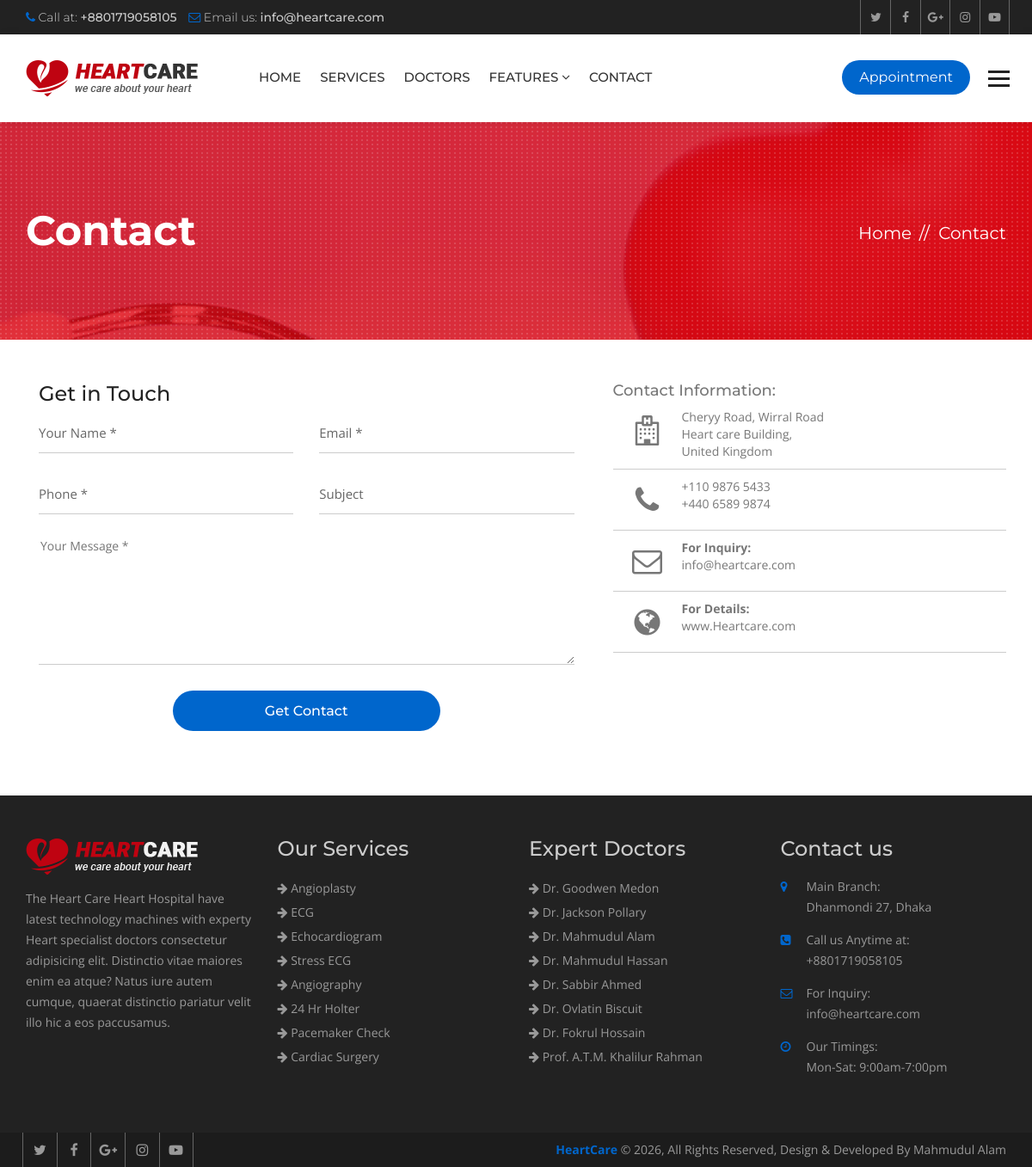
Page /contact/ on the committed database.
### hospital/models.py (models this page shows, shortened)
class Service(models.Model):
    title = models.CharField(max_length=120)
    description = models.TextField()
    items = models.ManyToManyField(to='Item',)
    thumbnail = models.ImageField(upload_to='services/')
    cover = models.ImageField(upload_to='services/')
    image1 = models.ImageField(upload_to='services/', blank=True, null=True)
    image2 = models.ImageField(upload_to='services/', blank=True, null=True)

class Doctor(models.Model):
    name = models.CharField(max_length=120)
    speciality = models.CharField(max_length=120)
    picture = models.ImageField(upload_to="doctors/")
    details = models.TextField()
    experience = models.TextField()
    expertize = models.ManyToManyField(to='Expertize', related_name='doctors')
    twitter = models.CharField(max_length=120, blank=True, null=True)
    facebook = models.CharField(max_length=120, blank=True, null=True)
    instagram = models.CharField(max_length=120, blank=True, null=True)

### hospital/views.py (the view, shortened to what this page needs)
# urls.py: path('contact/', views.ContactView.as_view(), name="contact")
class ContactView(TemplateView):
    template_name = "hospital/contact.html"

### hospital/context_processors.py (called while the page is built)
def footer_content(request):
    services = Service.objects.all()
    doctors = Doctor.objects.all()
    context = {
        'services': services,
        'doctors': doctors
    }
    return context

### templates/hospital/contact.html (shortened to what this page needs)
{% extends 'base.html' %}
{% block maincontent %}
<div class="inner-banner">
  <div class="container">
    <div class="row">
      <div class="col-md-7">
        <h1>Contact</h1>
      </div>
      <div class="col-md-5">
        <ol class="breadcrumb">
          <li><a href="{% url 'index' %}">Home</a></li>
          <li class="active">Contact</li>
        </ol>
      </div>
    </div>
  </div>
</div>
<div class="main-content">
  <div class="contact">
    <div class="container">
      <div class="row">
        <div class="col-md-7">
          <form action="{% url 'contact' %}" method="post">
            <div class="contact-form">
              <div class="col-md-12">
                <h3>Get in Touch</h3>
              </div>
              <div class="col-md-6">
                <div class="input-group">
                  <input type="text" class="form-control" placeholder="Your Name *" name="name" required>
                </div>
              </div>
              <div class="col-md-6">
                <div class="input-group">
                  <input type="email" class="form-control" placeholder="Email *" name="email" required>
                </div>
              </div>
              <div class="col-md-6">
                <div class="input-group">
                  <input type="text" class="form-control" placeholder="Phone *" name="phone" required>
                </div>
              </div>
              <div class="col-md-6">
                <div class="input-group">
                  <input type="text" class="form-control" placeholder="Subject" name="subject">
                </div>
              </div>
              <div class="col-md-12">
                <div class="input-group">
                  <textarea placeholder="Your Message *" name="message"></textarea>
                </div>
              </div>
              <div class="col-md-12">
                <div class="input-group text-center">
                  <input type="submit" class="submit-btn" value="Get Contact">
                </div>
              </div>
            </div>
          </form>
        </div>
        <div class="col-md-5">
          <div class="contact-address">
            <h5>Contact Information:</h5>
            <ul>
              <li> <span class="icon"><i class="fa fa-hospital-o" aria-hidden="true"></i></span> <span
                  class="add-text">Cheryy Road, Wirral Road<br>
                  Heart care Building,<br>
                  United Kingdom</span> </li>
              <li> <span class="icon"><i class="fa fa-phone" aria-hidden="true"></i> </span> <span class="add-text">+110
                  9876 5433<br>
                  +440 6589 9874</span> </li>
              <li> <span class="icon"><i class="fa fa-envelope-o" aria-hidden="true"></i> </span> <span
                  class="add-text"><strong>For Inquiry:</strong> info@heartcare.com</span> </li>
              <li> <span class="icon"><i class="fa fa-globe" aria-hidden="true"></i> </span> <span
                  class="add-text"><strong>For Details:</strong> www.Heartcare.com</span> </li>
            </ul>
          </div>
        </div>
      </div>
    </div>
  </div>
</div>
{% endblock maincontent %}

### templates/partials/_footer.html
{% load static %}
<footer class="footer">
  <div class="footer-widgets">
    <div class="container">
      <div class="row">
        <div class="col-md-3 col-sm-6">
          <div class="widget"> <img class="ft-logo" src="{% static 'heartcare/images/footer-logo.png' %}" alt="">
            <p>The Heart Care Heart Hospital have latest technology machines with experty Heart specialist doctors
              consectetur adipisicing elit. Distinctio vitae maiores enim ea atque? Natus iure autem cumque, quaerat
              distinctio pariatur velit illo hic a eos paccusamus. </p>
          </div>
        </div>
        <div class="col-md-3 col-sm-6">
          <div class="widget">
            <h3>Our Services</h3>
            <ul>
              {% for service in services|slice:':8' %}
              <li><a href="{% url 'service_details' service.id %}"><i class="fa fa-arrow-right"></i>
                  {{service.title }}</a></li>
              {% endfor %}
            </ul>
          </div>
        </div>
        <div class="col-md-3 col-sm-6">
          <div class="widget">
            <h3>Expert Doctors</h3>
            <ul>
              {% for doctor in doctors|slice:':8' %}
              <li><a href="{% url 'doctor_details' doctor.id %}"><i class="fa fa-arrow-right"></i> {{ doctor.name }}</a>
              </li>
              {% endfor %}
            </ul>
          </div>
        </div>
        <div class="col-md-3 col-sm-6">
          <div class="widget">
            <h3>Contact us</h3>
            <address>
              <ul>
                <li> <span class="icon"><i class="fa fa-map-marker" aria-hidden="true"></i></span> <span
                    class="add-text"><strong>Main Branch:</strong> Dhanmondi 27, Dhaka</span> </li>
                <li> <span class="icon"><i class="fa fa-phone-square" aria-hidden="true"></i></span> <span
                    class="add-text"><strong>Call us Anytime at:</strong> +8801719058105</span> </li>
                <li> <span class="icon"><i class="fa fa-envelope-o" aria-hidden="true"></i></span> <span
                    class="add-text"><strong>For Inquiry:</strong> info@heartcare.com</span> </li>
                <li> <span class="icon"><i class="fa fa-clock-o" aria-hidden="true"></i></span> <span
                    class="add-text"><strong>Our Timings:</strong> Mon-Sat: 9:00am-7:00pm</span> </li>
              </ul>
            </address>
          </div>
        </div>
      </div>
    </div>
  </div>
  <div class="footer-cr">
    <div class="container">
      <div class="row">
        <div class="col-md-6">
          <div class="footer-social"> <a href="#"><i class="fa fa-twitter" aria-hidden="true"></i></a> <a href="#"><i
                class="fa fa-facebook" aria-hidden="true"></i></a> <a href="#"><i class="fa fa-google-plus"
                aria-hidden="true"></i></a> <a href="#"><i class="fa fa-instagram" aria-hidden="true"></i></a> <a
              href="#"><i class="fa fa-youtube-play" aria-hidden="true"></i></a>
          </div>
        </div>
        <div class="col-md-6">
          <p><strong>HeartCare</strong> © {% now 'Y' %}, All Rights Reserved, Design & Developed By Mahmudul Alam</p>
        </div>
      </div>
    </div>
  </div>
</footer>

### heartcare/static/heartcare/css/custom.css (style rules this page uses)
html body { font-family: 'Open Sans', sans-serif; color: #777777; font-size: 14px; }
p { line-height: 24px; }
body h1, body h2, body h3, body h4, body h5, body h6 { font-family: 'Montserrat', sans-serif; margin: 0px; }
body h1 { font-size: 48px; }
body h3 { font-size: 24px; }
body h5 { font-size: 18px; }
.inner-banner { background: url(../images/inner.jpg) no-repeat top center; position: relative; width: 100%; float: left; padding: 100px 0 100px; background-color: #bf0311; z-index: 0; }
.inner-banner:after { background: url(../images/patt.png); position: absolute; left: 0; top: 0; content: ""; width: 100%; height: 100%; }
.inner-banner .container { position: relative; z-index: 99; }
.inner-banner h1 { color: #fff; font-weight: 700; }
.inner-banner .breadcrumb { text-align: right; background: none; padding: 0px; margin: 15px 0 0; }
.inner-banner .breadcrumb>li, .inner-banner .breadcrumb>li a { color: #fff; font-size: 20px; font-family: 'Montserrat', sans-serif; }
.inner-banner .breadcrumb>li+li::before { color: #fff; content: "// "; padding: 0 5px; }
.main-content { width: 100%; float: left; padding: 50px 0; }
.footer { width: 100%; float: left; background: #222222; padding: 50px 0 0 0; }
.footer .widget { width: 100%; float: left; margin: 0 0 50px; }
.footer .widget ul { margin: 0px; padding: 0px; list-style: none; }
.footer .widget li { line-height: 28px; color: #999999; }
.footer .widget a { color: #999; }
.footer .widget h3 { margin: 0 0 20px; color: #cccccc; line-height: 24px; }
.ft-logo { margin-bottom: 16px; max-width: 100%; height: auto; }
.footer .widget p { line-height: 24px; color: #999999; }
.footer .widget address li { float: left; line-height: 24px; margin-bottom: 14px; width: 100%; }
.widget address .icon { width: 30px; float: left; color: #0066cc; }
.widget address .add-text { float: left; width: 80%; }
.widget address .add-text>strong { display: block; font-weight: 400; }
.footer-cr { width: 100%; float: left; clear: both; background: #1c1c1c; }
.footer-cr p { margin: 0px; line-height: 40px; color: #999999; text-align: right; }
.footer-cr p strong { color: #0066cc; }
.footer-social a { border-left: 1px solid #666666; color: #999999; display: inline-block; font-size: 16px; line-height: 40px; margin-left: -4px; text-align: center; width: 40px; }
.footer-social a:last-child { border-right: 1px solid #666666; }
.contact { width: 100%; float: left; }
.contact-form h3 { color: #222; font-weight: 500; margin-bottom: 10px; }
.contact-form .input-group { width: 100%; float: left; margin-bottom: 25px; }
.contact-form .input-group .form-control { box-shadow: none; border: 0px; border-bottom: 1px solid #cccccc; padding: 0px; line-height: 45px; height: inherit; color: #666666; font-size: 15px; }
.contact-form .input-group textarea { width: 100%; min-height: 150px; border: 0px; border-bottom: 1px solid #cccccc; color: #666666; }
.submit-btn { width: 50%; margin: 0 auto; color: #fff; font-size: 16px; font-family: 'Montserrat', sans-serif; font-weight: 500; border-radius: 30px; border: 0px; line-height: 45px; transition: all ease-in-out 0.3s; -webkit-transition: all ease-in-out 0.3s; }
.contact-address { width: 100%; float: left; }
.contact-address ul { margin: 0px; padding: 0px; list-style: none; }
.contact-address li { border-bottom: 1px solid #ccc; padding: 10px 0; width: 100%; float: left; }
.contact-address li span.icon { width: 80px; height: 50px; float: left; text-align: center; line-height: 50px; font-size: 35px; }
.contact-address .add-text strong { display: block; }

### rows in the picture
Service: title "Angioplasty"
Service: title "ECG"
Service: title "Echocardiogram"
Service: title "Stress ECG"
Service: title "Angiography"
Service: title "24 Hr Holter"
Service: title "Pacemaker Check"
Service: title "Cardiac Surgery"
Doctor: name "Dr. Goodwen Medon"
Doctor: name "Dr. Jackson Pollary"
Doctor: name "Dr. Mahmudul Alam"
Doctor: name "Dr. Mahmudul Hassan"
Doctor: name "Dr. Sabbir Ahmed"
Doctor: name "Dr. Ovlatin Biscuit"
Doctor: name "Dr. Fokrul Hossain"
Doctor: name "Prof. A.T.M. Khalilur Rahman"
